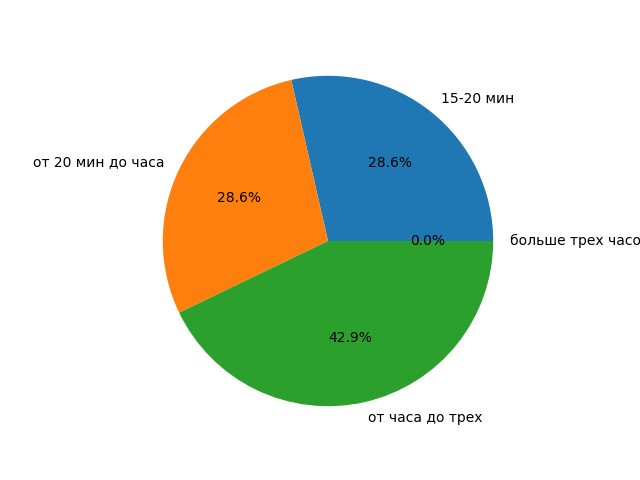

Reproduce this figure in Python.
# Социологический опрос на тему:"Социальные сети"
# 7.	Сколько времени в день Вы проводите в социальных сетях?

import matplotlib.pyplot as plt

labels = '15-20 мин', 'от 20 мин до часа', 'от часа до трех', 'больше трех часов'
sizes = [2,2,3,0]

fig, ax = plt.subplots()
ax.pie(sizes, labels=labels, autopct='%1.1f%%')
ax.axis('equal')

plt.show()
